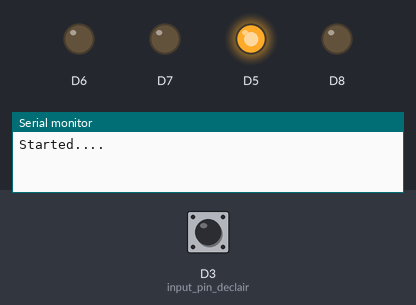
Bench run of a sketch on a simulated ESP8266 (NodeMCU). Parts: output pins drawn as LEDs (lit = HIGH), the last lines printed to the serial monitor. The inputs (shaded band) are chosen by the test bench; at power-on: D3 (input_pin_declair) HIGH.

Above: at 1.4 s.
1.5 s: D3 (input_pin_declair) pulled LOW for 1 s
At 1.65 s:
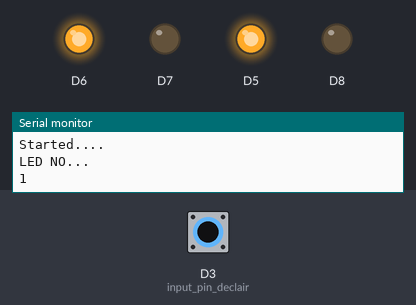
At 3.5 s:
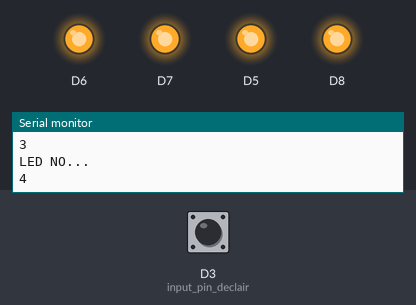
Timing chart, 0 to 5.0 s (numbered marks = the images above; inputs shaded):
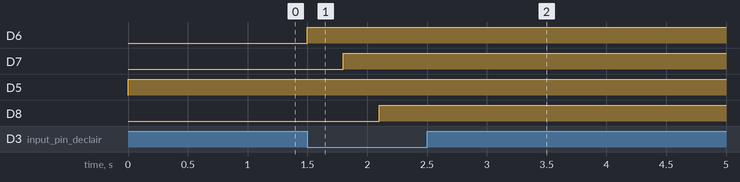

Measured:
- after the input at 1.5 s, D6: LOW → HIGH at once; D7: LOW → HIGH after 0.30 s; D8: LOW → HIGH after 0.60 s

The sketch:

lights_on_off.ino
```cpp
//#include <EEPROM.h>
int count;

void setup() {
  Serial.begin(115200);
  count=1;
  // EEPROM.begin(512);
  // EEPROM.write(D7,20);
  // EEPROM.read(D7);
  pinMode(D3, INPUT_PULLUP);//input pin declair.
  pinMode(D5, OUTPUT);
  pinMode(D6, OUTPUT);
  pinMode(D7, OUTPUT);
  pinMode(D8, OUTPUT);
  Serial.println("Started....");
}

void loop() {
  if(digitalRead(D3)==0){
     Memory_read();
     if(count == 4){
        count=0;}
        count=count+1;
   }

  switch(count)
  {
  case 1:
      digitalWrite(D5, HIGH);
      break;
  case 2:
      digitalWrite(D6, HIGH);
      break;
  case 3:
      digitalWrite(D7, HIGH);
      break;
  case 4:
      digitalWrite(D8, HIGH);
      break;
      default:
  digitalWrite(D5, LOW);
  digitalWrite(D6, LOW);
  digitalWrite(D7, LOW);
  digitalWrite(D8, LOW);
       count= 0;
       break;
  }
  delay(300);

}

void Memory_read(){
  Serial.println("LED NO...");
  Serial.println(count);
}
```
